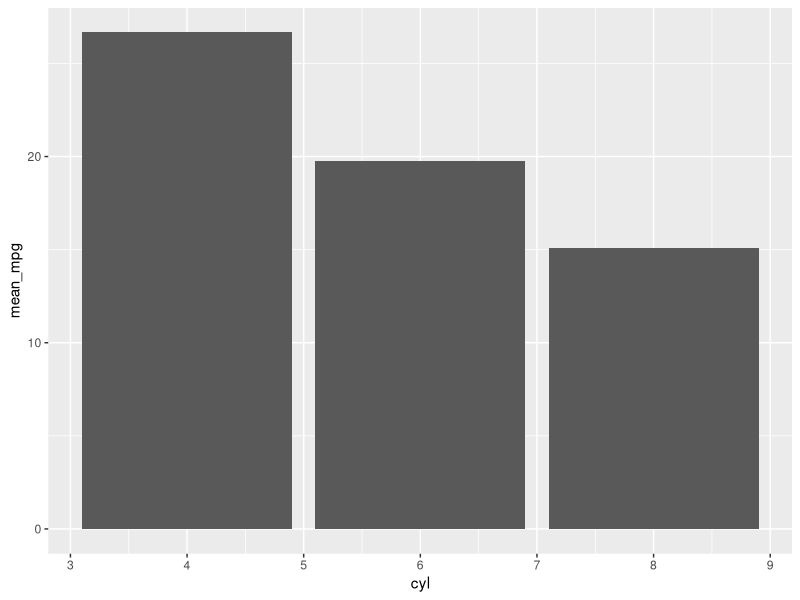

R code for this plot:
library(ggplot2)
library(dplyr)

#generate some basic summary statistics from mtcars
#add an inconsequential change

mtcars_summary <- mtcars %>% 
  select(mpg, cyl) %>% 
  group_by(cyl) %>% 
  summarise(mean_mpg = mean(mpg))

#produce a basic visualisation
#add a comment to test if gh action differs

ggplot(mtcars_summary, aes(x = cyl, y = mean_mpg)) +
  geom_col()